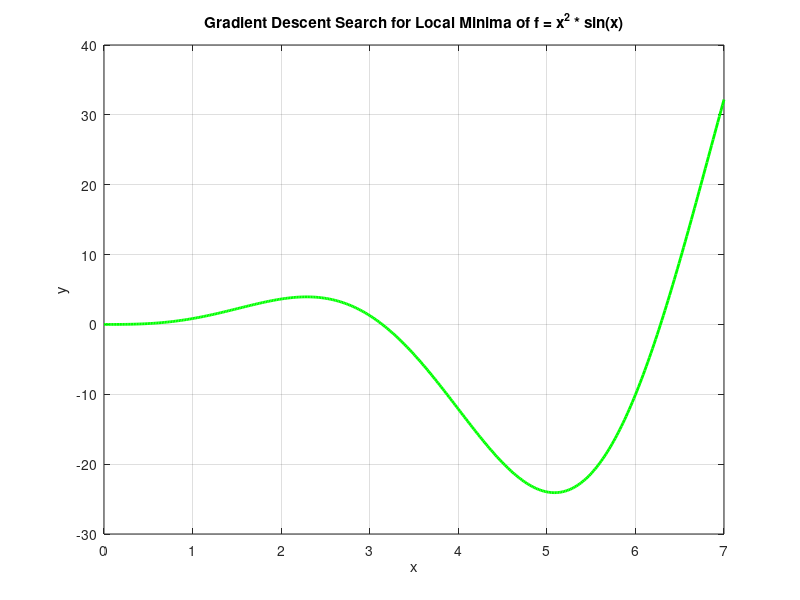

Write MATLAB code to recreate this figure. (Note: this script raises an error after producing the figure.)
% Create synthetic data for the function f = x^2 * sin(x)
x_data = linspace(0, 7, 400);
y_data = x_data.^2 .* sin(x_data);

% Gradient descent optimization
initial_guess = 2.5; % Starting point for search
step_size = 0.01;
max_iterations = 50;
current_point = initial_guess;
history = zeros(max_iterations, 1); % to store the history of our points

figure(1);
clf;
plot(x_data, y_data, 'g', 'LineWidth', 2); % Plotting the original function
hold on;
title('Gradient Descent Search for Local Minima of f = x^2 * sin(x)');
xlabel('x');
ylabel('y');
grid on;

for i = 1:max_iterations
    gradient = compute_gradient(current_point);
    current_point = current_point - step_size * gradient;
    
    % Visualization: Plotting the current point on the function
    plot(current_point, objective(current_point), 'ro');
    pause(0.1); % adding a pause for visualization purposes
    
    history(i) = current_point;
end

legend('Function', 'Search Points');

% Displaying the found minimum
disp(['Estimated local minimum near x = ', num2str(current_point)]);



% Define the objective function
function value = objective(x)
    value = x^2 * sin(x);
end

% Compute the gradient of the objective function with respect to x
function grad = compute_gradient(x)
    grad = 2*x*sin(x) + x^2*cos(x);
end
